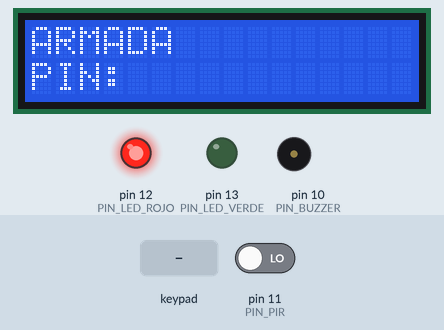
This sketch was run on a simulated Arduino Uno, built with avr-gcc and run on an emulated ATmega328P. Parts: 16×2 character LCD, output pins drawn as LEDs (lit = HIGH), buzzer (waves = sounding, pin HIGH). The inputs (shaded band) are chosen by the test bench; at power-on: pin 11 (PIN_PIR) LOW. What the sketch prints to the serial monitor is not drawn.

Above: at 2.1 s.
2.2 s: pin 11 (PIN_PIR) driven HIGH
At 2.33 s:
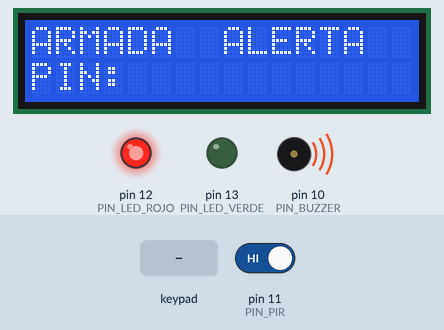
4.3 s: keypad keys 1 2 3 A # pressed 0.4 s apart
At 7.1 s:
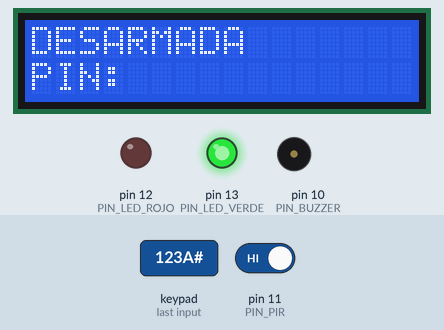
7.8 s: key '#' pressed
At 8.4 s:
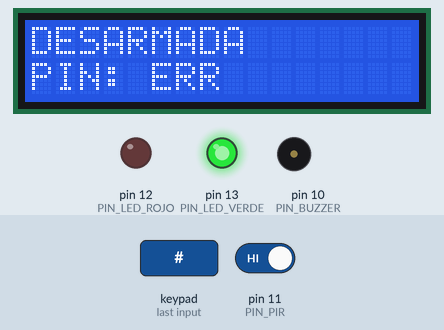
10.0 s: keypad keys 1 2 3 A * pressed 0.4 s apart
At 11.01 s:
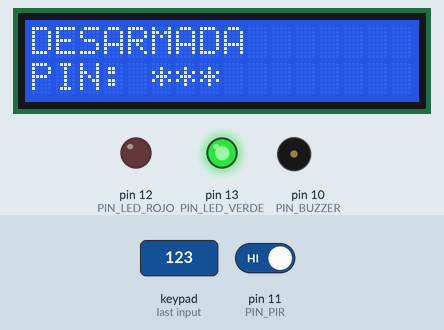
13.5 s: keypad keys 1 2 3 A # pressed 0.4 s apart
At 15.7 s:
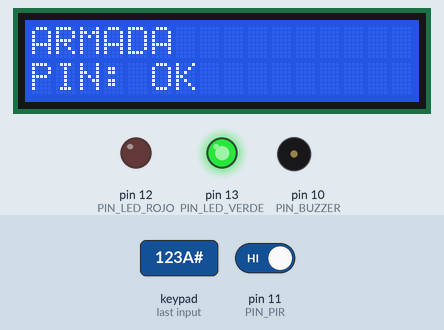
17.0 s: keypad keys 2 3 4 5 # pressed 0.4 s apart
At 19.2 s:
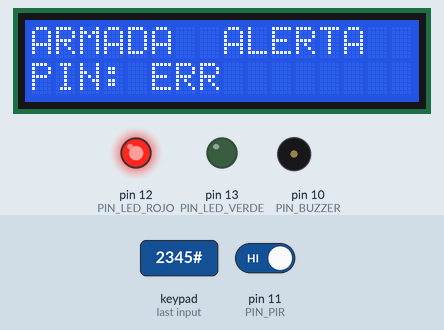
Timing chart, 0 to 21.5 s (numbered marks = the images above; inputs shaded):
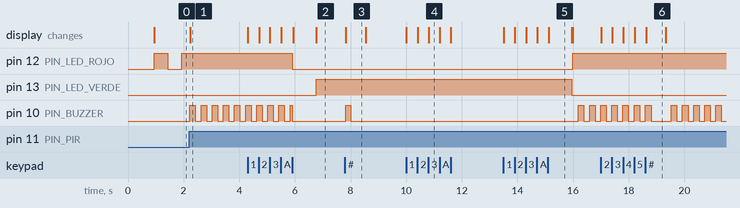

The sketch:

ExamenP2.ino
```cpp
//Examen 2° Parcial
// Daniel Eduardo Juárez Bañuelos || Viviana Jaqueline Morin Garcia
// Sistema de seguridad (PIR + Teclado + LCD I2C) con alarma


#include <Wire.h>
#include <LiquidCrystal_I2C.h>
#include <Keypad.h>

// ---------- PINES ----------
const byte PIN_PIR       = 11;
const byte PIN_LED_ROJO  = 12;
const byte PIN_LED_VERDE = 13;
const byte PIN_BUZZER    = 10;

// ---------- LCD ----------
LiquidCrystal_I2C lcd(0x27, 16, 2);

// ---------- TECLADO 4x4 ----------
const byte FILAS = 4, COLS = 4;
char teclas[FILAS][COLS] = {
  {'1','2','3','A'},
  {'4','5','6','B'},
  {'7','8','9','C'},
  {'*','0','#','D'}
};
byte pinesFilas[COLS] = {2, 3, 4, 5};
byte pinesCols[FILAS]   = {6, 7, 8, 9};
Keypad keypad = Keypad(makeKeymap(teclas), pinesFilas, pinesCols, FILAS, COLS);

// ---------- LÓGICA ----------
const String PASS = "123A";   // CONTRASEÑA SELECCIONADA
String ingreso = "";          //Lectura de contraseña ingresada por el usuario

bool alarmaArmada    = true;   // sistema armado/desarmado
bool alarmaDisparada = false;  // sirena activa

unsigned long tBlink=0, tBeep=0, tSerial=0;
const unsigned long BLINK_MS=500, BEEP_MS=200, SERIAL_MS=500;
bool estadoBlink=false, estadoBeep=false;

//Funcion que activa el buzzer
void beepOn(bool on){ digitalWrite(PIN_BUZZER, on ? HIGH : LOW); }
//Funcion de control de Leds
void ledsOff(){ digitalWrite(PIN_LED_ROJO, LOW); digitalWrite(PIN_LED_VERDE, LOW); }

// ---------- LCD ----------
void lcdHeader() {
  lcd.setCursor(0,0);
  if (!alarmaArmada) {
    lcd.print("DESARMADA       ");
  } else if (alarmaDisparada) {
    lcd.print("ARMADA  ALERTA  ");
  } else {
    lcd.print("ARMADA          ");
  }
}

void mostrarIngreso() {
  lcd.setCursor(5,1);
  for (uint8_t i=0;i<4;i++) lcd.print(i < ingreso.length() ? '*' : ' ');
}

void lcdEstadoBase() {
  lcd.clear();
  lcdHeader();
  lcd.setCursor(0,1); lcd.print("PIN: ");
  mostrarIngreso();
}

// ---------- TECLADO ----------
void manejarTeclado() {
  char k = keypad.getKey();
  if (!k) return;

  // Debug de teclas
  Serial.print(F("[KEY] ")); Serial.println(k);

  if (k == '*') {            // limpiar
    ingreso = "";
    mostrarIngreso();
    return;
  }

  if (k == '#') {            // confirmar
    if (ingreso == PASS) {
      if (alarmaDisparada) {
        // Si estaba sonando, la apagamos y DESARMAMOS
        alarmaDisparada = false;
        alarmaArmada = false;
        beepOn(false); ledsOff();
        Serial.println(F("[ALARM] PIN OK -> Restablecida y DESARMADA"));
      } else {
        // Alterna armado/desarmado cuando no está disparada
        alarmaArmada = !alarmaArmada;
        Serial.print(F("[SYS] Estado -> "));
        Serial.println(alarmaArmada ? F("ARMADA") : F("DESARMADA"));
      }

      lcdHeader();
      lcd.setCursor(0,1); lcd.print("PIN: ");
      lcd.setCursor(5,1); lcd.print("OK  ");
      delay(800);
    } else {
      Serial.println(F("[PIN] Incorrecto"));
      lcdHeader();
      lcd.setCursor(0,1); lcd.print("PIN: ");
      lcd.setCursor(5,1); lcd.print("ERR ");
      // pequeño beep
      beepOn(true); delay(180); beepOn(false);
      delay(500);
    }
    ingreso = "";
    lcdEstadoBase();
    return;
  }

  // Tecla normal (0-9 / A-D)
  if (ingreso.length() < 4) {
    ingreso += k;
    mostrarIngreso();
  }
}

// ---------- SALIDAS ----------
void actualizarSalidas() {
  if (!alarmaArmada) {
    digitalWrite(PIN_LED_VERDE, HIGH);
    digitalWrite(PIN_LED_ROJO, LOW);
    beepOn(false);
    return;
  }

  if (alarmaDisparada) {
    // LATCH: rojo fijo + beep intermitente
    digitalWrite(PIN_LED_ROJO, HIGH);
    digitalWrite(PIN_LED_VERDE, LOW);
    if (millis() - tBeep >= BEEP_MS) {
      tBeep = millis();
      estadoBeep = !estadoBeep;
      beepOn(estadoBeep);
    }
  } else {
    // Armado en reposo: rojo parpadea
    digitalWrite(PIN_LED_VERDE, LOW);
    beepOn(false);
    if (millis() - tBlink >= BLINK_MS) {
      tBlink = millis();
      estadoBlink = !estadoBlink;
      digitalWrite(PIN_LED_ROJO, estadoBlink ? HIGH : LOW);
    }
  }
}

void setup() {
  pinMode(PIN_PIR, INPUT);
  pinMode(PIN_LED_ROJO, OUTPUT);
  pinMode(PIN_LED_VERDE, OUTPUT);
  pinMode(PIN_BUZZER, OUTPUT);
  beepOn(false); ledsOff();

  Serial.begin(9600);
  Serial.println(F("\n[BOOT] Sistema de seguridad listo"));
  Serial.println(F("[INFO] Teclas -> [KEY] <caracter>"));

  lcd.init(); lcd.backlight();
  lcd.clear();
  lcd.setCursor(0,0); lcd.print("Sistema Seguridad");
  lcd.setCursor(0,1); lcd.print("Inicializando...");
  delay(800);
  lcdEstadoBase();
}

void loop() {
  // 1) Lectura PIR: si ARMADA y detecta -> DISPARA
  int pir = digitalRead(PIN_PIR);
  if (alarmaArmada && pir == HIGH && !alarmaDisparada) {
    alarmaDisparada = true;
    Serial.println(F("[ALARM] Movimiento -> DISPARADA (latch)"));

    lcdHeader();
    lcd.setCursor(0,1); lcd.print("PIN: ");
    mostrarIngreso();
  }


  manejarTeclado();
  actualizarSalidas();


  if (millis() - tSerial >= SERIAL_MS) {
    tSerial = millis();
    Serial.print(F("[PIR] raw=")); Serial.print(pir);
    Serial.print(F(" | armada=")); Serial.print(alarmaArmada);
    Serial.print(F(" | disparada=")); Serial.println(alarmaDisparada);
  }
}
```

Measured:
- after the input at 2.2 s, pin 12 (PIN_LED_ROJO): stops changing and stays HIGH; pin 10 (PIN_BUZZER): alternates HIGH for 0.20 s and LOW for 0.20 s, starting at once; the display: changes at once (image 1)
- after the input at 4.3 s, pin 12 (PIN_LED_ROJO): HIGH → LOW after 1.6 s; pin 13 (PIN_LED_VERDE): LOW → HIGH after 2.5 s; the display: first changes at once (image 2 shows a later state)
- after the input at 7.8 s, pin 10 (PIN_BUZZER): LOW → HIGH at once, → LOW 0.18 s later; the display: changes at once (image 3)
- after the input at 10.0 s, the display: first changes at once (image 4 shows a later state)
- after the input at 13.5 s, pin 12 (PIN_LED_ROJO): LOW → HIGH after 2.5 s; pin 13 (PIN_LED_VERDE): HIGH → LOW after 2.5 s; pin 10 (PIN_BUZZER): alternates HIGH for 0.20 s and LOW for 0.20 s, starting after 2.7 s; the display: first changes at once (image 5 shows a later state)
- after the input at 17.0 s, the display: first changes at once (image 6 shows a later state)
- what the display in image 3 shows lasts 0.7 s, from 7.8 s to 8.5 s
